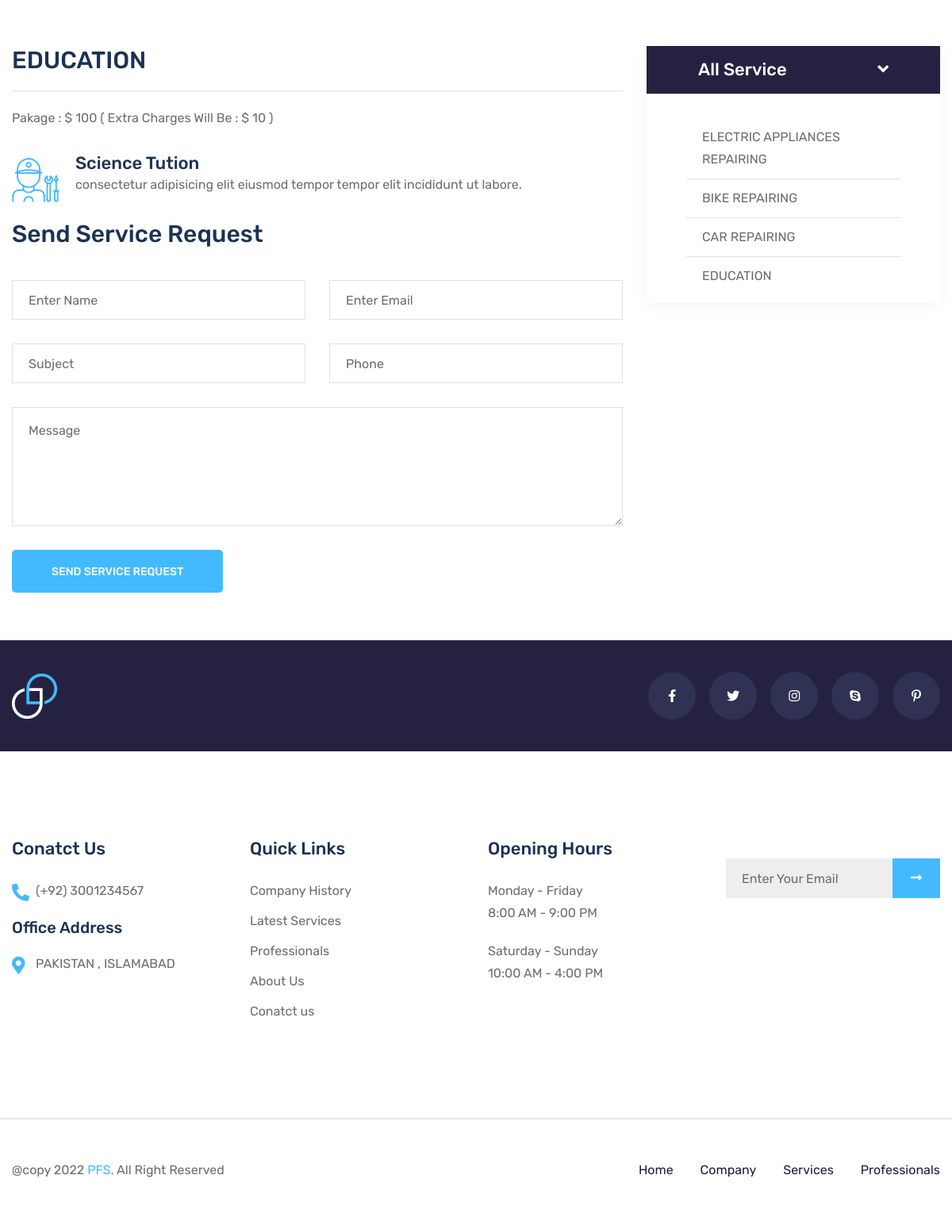
Page /pakage/science-tution (lower part) on the earlier database version.
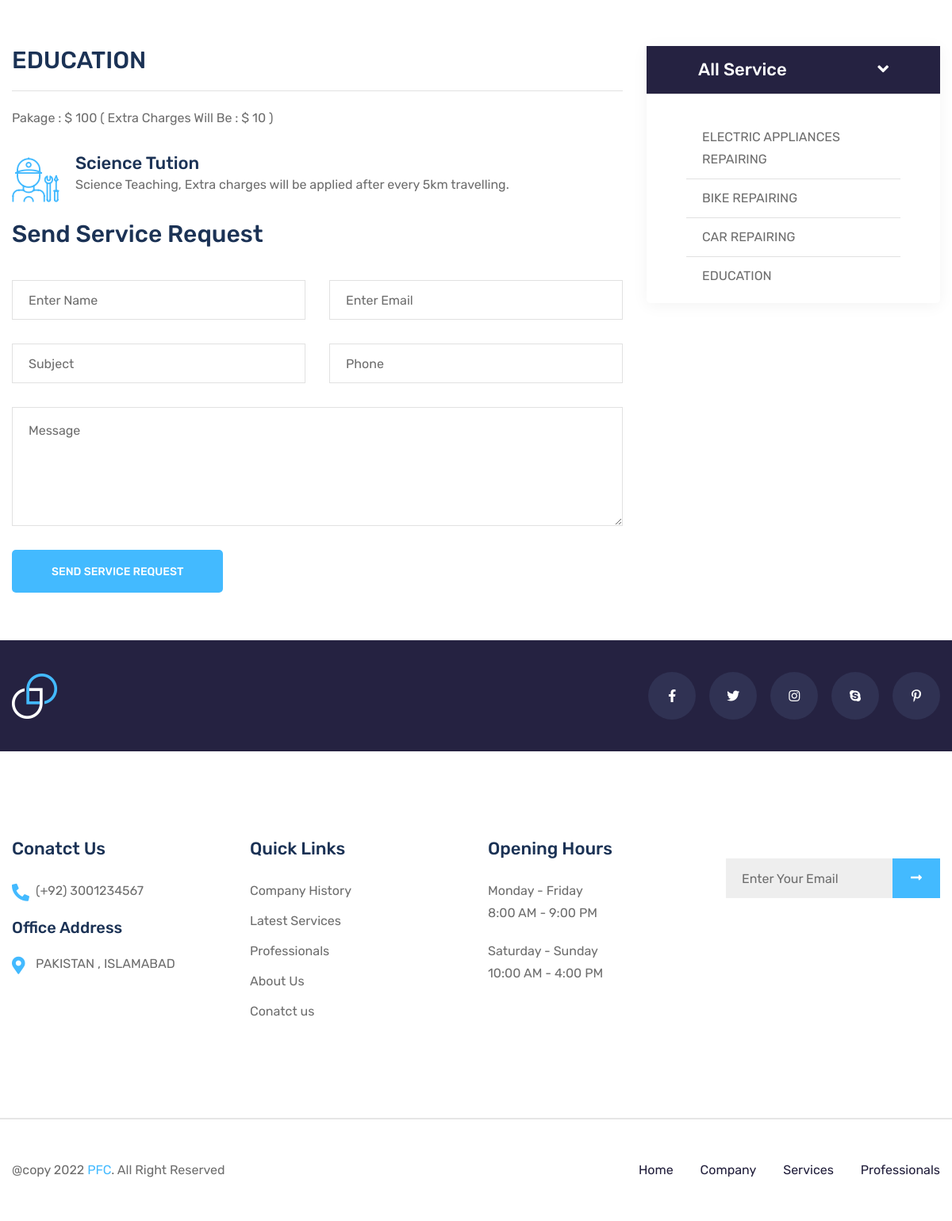
Same page on the later database version.
### tables this page shows
CREATE TABLE `tbl_user_services` (
  `us_id` int(11) NOT NULL,
  `us_slug` varchar(255) DEFAULT NULL,
  `us_title` varchar(255) DEFAULT NULL,
  `us_pkg` varchar(11) DEFAULT NULL,
  `user_id` int(11) NOT NULL,
  `us_ext_charges` varchar(255) DEFAULT NULL,
  `us_detail` text DEFAULT NULL,
  `us_image` varchar(255) DEFAULT NULL,
  `us_status` int(1) NOT NULL,
  `us_order` int(11) NOT NULL
);

CREATE TABLE `tbl_texts` (
  `txt_id` int(11) NOT NULL,
  `txt_type` varchar(50) NOT NULL,
  `txt_data` longtext DEFAULT NULL
);

### includes/baseFunctions.php (called while the page is built, shortened)
<?php
function getTable($table, $where)
{
    global $conn;
    $sql = "SELECT * FROM " . $table . " WHERE " . $where;
    $ex = $conn->query($sql) or die($sql);
    $rs = $ex->fetch_array();
    return $rs;
}
?>

### inc_pages/pakage_detail.php (the view, shortened to what the changed rows need)
<?php
$slug = $_REQUEST['slug'];
$pakage_qry =  "SELECT * FROM tbl_user_services  WHERE us_status='1' AND us_slug='$slug' ORDER BY us_order DESC";
$exe1 = $conn->query($pakage_qry) or die(mysqli_error($conn));
$us = $exe1->fetch_assoc();
$id = $us['user_id'];
$user_qry =  "SELECT * FROM tbl_users  WHERE `user_id` = $id AND user_status='1'";
$user_exe = $conn->query($user_qry) or die(mysqli_error($conn));
$user = $user_exe->fetch_assoc();
$service = getServiceByServiceId($user['service_id']);
?>
<section class="contact-area service-details-section pt-60 pb-60">
    <div class="container">
        <div class="row">
            <div class="col-lg-8">
                <div class="service-details-wrapper">
                    <div class="title">
                        <h3><?= $service['service_title'] ?></h3>
                    </div>
                    <p style="color: 43baff;">Pakage : $ <?= $us['us_pkg'] ?> ( Extra Charges Will Be : $
                        <?= $us['us_ext_charges'] ?> )</p>
                    <div class="content-box">
                        <i class="flaticon-mechanic"></i>
                        <h4><?= $us['us_title'] ?></h4>
                        <P><?= $us['us_detail'] ?></P>
                    </div>
                </div>
            </div>
        </div>
    </div>
</section>

### inc_pages/shared/footer.php (shortened to what the changed rows need)
<?php
        $footerrs = getTable('tbl_texts', " `txt_type` = 'footer' ");
        $footer = unserialize(stripslashes($footerrs['txt_data']));
        ?>
<footer class="footer-area">
    <div class="footer-bootom-area">
        <div class="container">
            <div class="row">
                <div class="col-lg-6">
                    <div class="copyright-text">
                        <p><?= $footer['text_copyright'] ?></p>
                    </div>
                </div>
            </div>
        </div>
    </div>
</footer>

Differences in the rows shown:
changed tbl_user_services "Science Tution": us_detail "consectetur adipisicing elit eiusmod tempor tempor elit incididunt ut labore." → "Science Teaching, Extra charges will be applied after every 5km travelling."
changed tbl_texts: txt_data "@copy 2022 PFS . All Right Reserved" → "@copy 2022 PFC . All Right Reserved"
